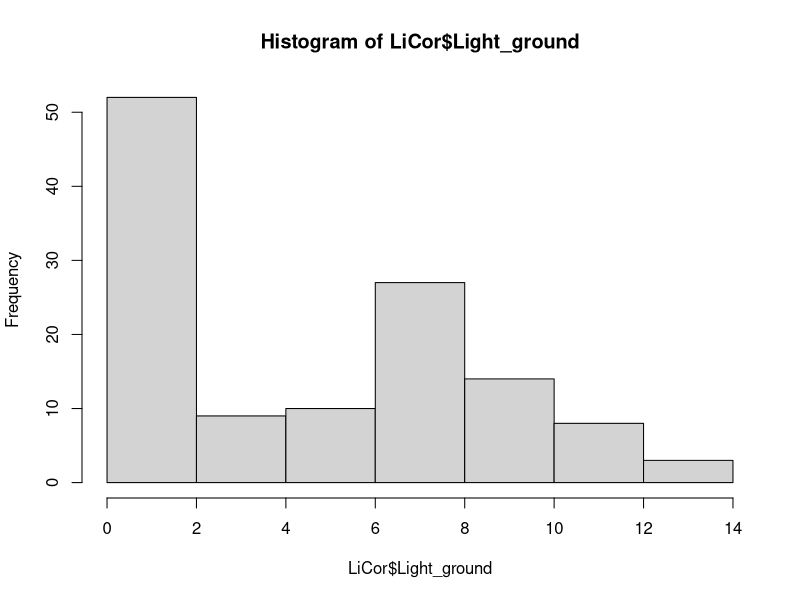
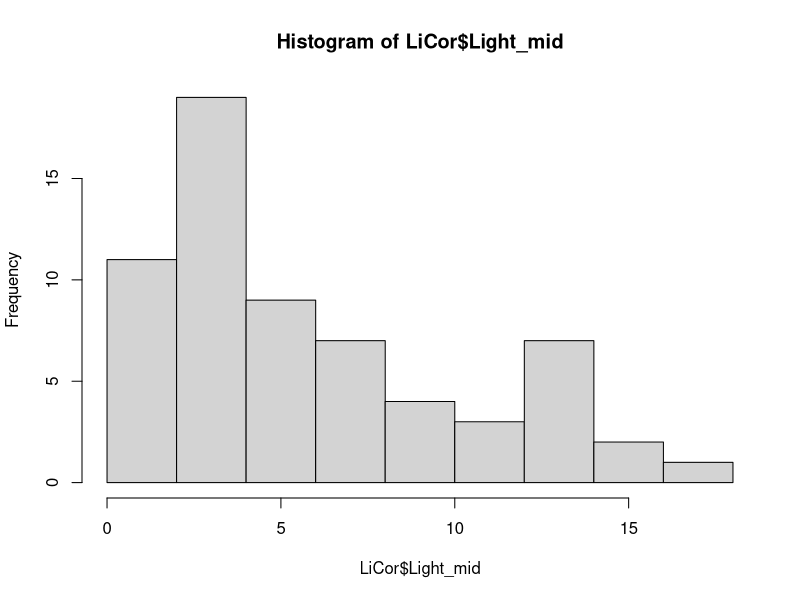
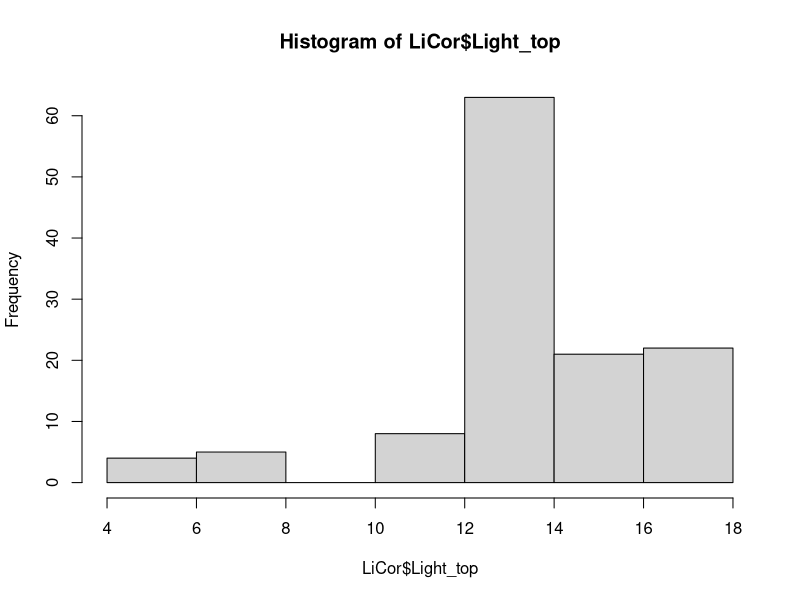
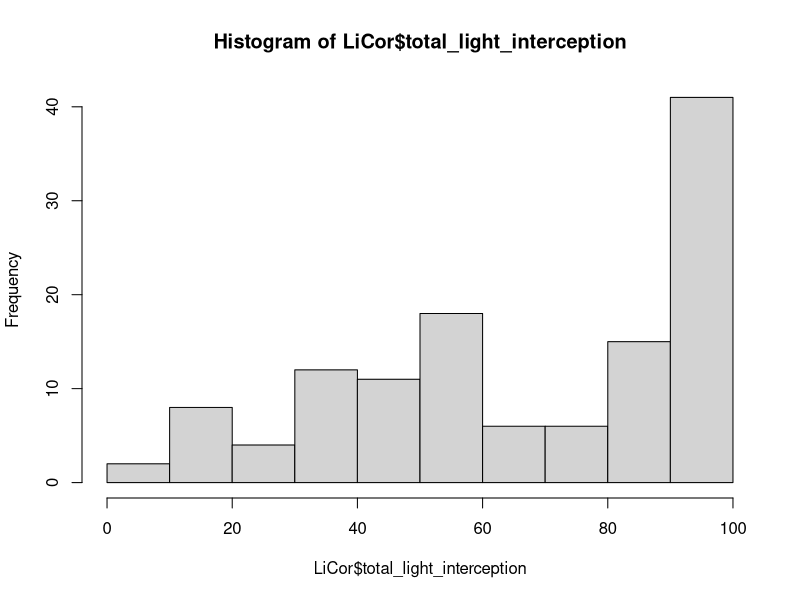
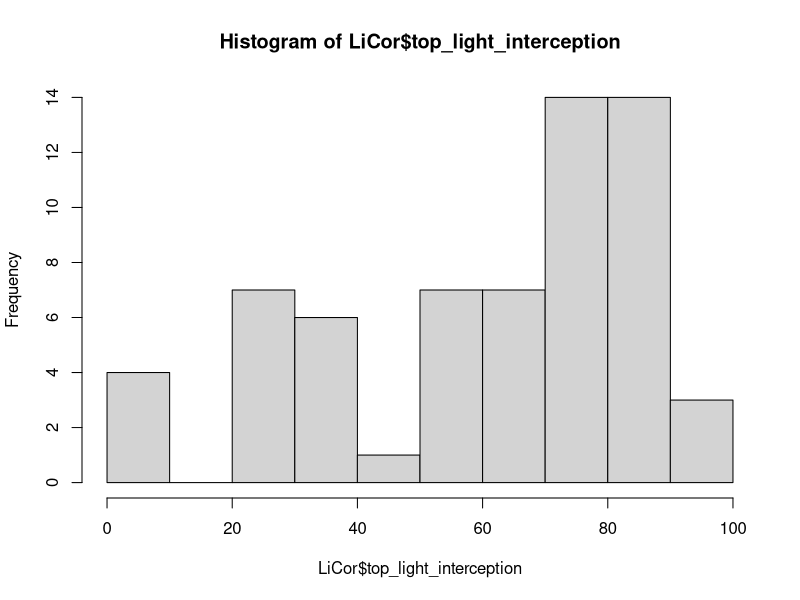
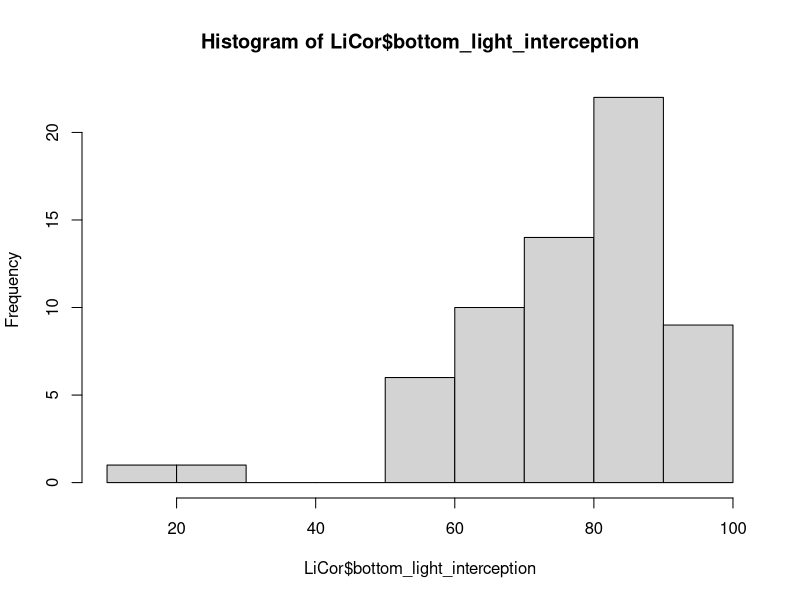

Recreate these plots in R, in order. (Note: this script raises an error after producing the figures.)
# Data from 2025 NY oat-pea intercrop trials
# Field : Helfner
# 20 plots; these were the first 10 'border' plots on each side of the 400 plot B4I experiment
# 5 oat accessions
# 5 pea accessions
# intercrops and monocrops of oat and pea
# each accession exists has a monoculture and as one intercrop with an accession of the other species
# each plot divided into 3 subplots; subplot 1 always north side and subplot 3 always the south side
# seeding rate for the monocultures was 54g oat mono, 8 seed per square ft pea mono
# intercrops were planted at a percentage of those seeding rates: 40% oat and 60% pea

# PAR measurements taken using a LiCor LI-188B
# Integration = 10
# Range = 100x
# Quantum Sensor Unit: µmol PAR m-2 s-1
# sensor slowly moved horizontally through canopy within each subplot
# Timepoint 1 : June 2-3 2025
# Timepoint 2 : June 24-25 2025
# Timepoint 3 : July 14-15 2025
# measurements taken by Leah and recorded by hand (T1), and in Fieldbook (T2,T3) by Mirza
# PAR measurement taken with sensor on the ground and above canopy
# in T2 and T3 another PAR measurement was taken _ cm from the ground

# Raw data : https://cornell.app.box.com/folder/342321167330
# data exists elsewhere for plant height, biomass, stand count (https://oat.triticeaetoolbox.org/breeders/trial/6830; "data/B4I_2025_PM3D_NY_phenotypes.csv")
## Above ground dry biomass - g|timepoint X|COMP:0000110
## Pea Aboveground Dry Biomass - g|timepoint X|COMP:0000118
## Weed above ground dry biomass - g|timepoint X|COMP:0000126
## Plant establishment - plants/ft2|CO_350:0005124
## Pea Plant Establishment - plants/ft2|CO_xxx:0003011
## Plant height - cm|timepoint X|COMP:0000114
## Pea Plant Height - cm|timepoint X|COMP:0000122
# Since seeding rates are different between interfrop and monoculture, we will want to have the standcounts (emergence) data

################################################################################

# Photosynthetically Active Radiation (PAR) data from a Li-Cor Quantum Sensor
# Above canopy PAR represents the total light available above the crop canopy (i.e., incident light).
# Below canopy PAR indicates the amount of light that passes through the canopy and is available for the plants below it.

# Light Interception (LI): percentage of light that is absorbed by the canopy compared to the incident light
# LI = ((PAR_above - PAR_below) / PAR_above) * 100

# Light Interception Efficiency (LIE): measure of how efficiently the crops intercept light compared to a baseline, such as monocrop systems or theoretical maximum light interception.
# LIE = mean_intercrop_LI / mean_monocrop_LI

################################################################################

library(readxl)
library(ggplot2)
library(dplyr)
library(tidyr)

LiCor <- read_excel("data/T1_T2_T3_light_interception.xlsx", sheet = 'Long')

LiCor$plot_number <- as.factor(LiCor$plot_number)
LiCor$subplot_number <- as.factor(LiCor$subplot_number)
LiCor$Timepoint <- as.factor(LiCor$Timepoint)

# Light Interception (LI)
LiCor$total_light_interception <- ((LiCor$Light_top - LiCor$Light_ground) / LiCor$Light_top) * 100
LiCor$top_light_interception <- ((LiCor$Light_top - LiCor$Light_mid) / LiCor$Light_top) * 100
LiCor$bottom_light_interception <- ((LiCor$Light_mid - LiCor$Light_ground) / LiCor$Light_mid) * 100

intercrop_data <- LiCor[LiCor$System == "intercrop", ]
monocrop_data <- LiCor[LiCor$System == "monoculture", ]
mono_pea <- LiCor[LiCor$Crop == "pea", ]
mono_oat <- LiCor[LiCor$Crop == "oat", ]

# Light Interception Efficiency (LIE)
mean_intercrop_LI <- mean(intercrop_data$total_light_interception, na.rm = TRUE)
mean_monocrop_LI <- mean(monocrop_data$total_light_interception, na.rm = TRUE)
mean_mono_pea_LI <- mean(mono_pea$total_light_interception, na.rm = TRUE)
mean_mono_oat_LI <- mean(mono_oat$total_light_interception, na.rm = TRUE)
LIE <- mean_intercrop_LI / mean_monocrop_LI
LIE_p <- mean_intercrop_LI / mean_mono_pea_LI
LIE_o <- mean_intercrop_LI / mean_mono_oat_LI
# intercrops intercept more light on average than monocultures
## intercrops intercept more light than pea monocultures, but less light than oat monocultures

# This does not account for differences in seeding rate between monocultures and intercrops, so below will adjust based on stand counts
## In excel, I sorted oats by oat name>system(inter/mono)>plot so that I had a list with oat accessions grouped together with the two intercrop plots followed by its monoculture version
## I then made a new column (Oat_prcnt) and set the value for the monoculture to 1. This represents that the monoculture was planted at 100% seeding rate. Whatever establishment exists for a 100% seeding rate is concidered 100% stand count
## For each accession's subplots I took the subplot's stand count and divided it by the same subplot in the monoculture version of the accession. This gives observed seeding rate or stand count as a percentage of monoculture
## The same process was done for peas
## Prct from each subplot is X% stand count
## average the two intercrop X% stand counts
## change monoculture LIE value to X% of full mono value

# ChatGPT code to finish adjusting light values based on stand count
# Oat monoculture adjustment
# Step 1: Get inter means for oat_prcnt by accession × subplot
oat_inter_means <- LiCor %>%
  filter(System == "intercrop", Timepoint == 1) %>%
  group_by(oat_accession_name, subplot_number) %>%
  summarise(mean_oat_prcnt = mean(Oat_Prcnt, na.rm = TRUE), .groups = "drop")
# Step 2: Adjust monoculture interception
oat_mono_adj <- LiCor %>%
  filter(System == "monoculture") %>%
  left_join(oat_inter_means, by = c("oat_accession_name", "subplot_number")) %>%
  mutate(
    adj_light_interception = total_light_interception * mean_oat_prcnt,
    adj_top_light_interception = top_light_interception * mean_oat_prcnt,
    adj_bottom_light_interception = bottom_light_interception * mean_oat_prcnt
  )
# Pea monoculture Adjustment
# Step 1: Get inter means for pea_prcnt by accession × subplot
pea_inter_means <- LiCor %>%
  filter(System == "intercrop", Timepoint == 1) %>%
  group_by(pea_accession_name, subplot_number) %>%
  summarise(mean_pea_prcnt = mean(Pea_Prcnt, na.rm = TRUE), .groups = "drop")
# Step 2: Adjust monoculture interception
pea_mono_adj <- LiCor %>%
  filter(System == "monoculture") %>%
  left_join(pea_inter_means, by = c("pea_accession_name", "subplot_number")) %>%
  mutate(
    adj_light_interception = total_light_interception * mean_pea_prcnt,
    adj_top_light_interception = top_light_interception * mean_pea_prcnt,
    adj_bottom_light_interception = bottom_light_interception * mean_pea_prcnt
  )


# Add Adj oat mono values to data table
LiCor <- LiCor %>%
  left_join(
    oat_mono_adj %>%
      select(oat_accession_name, plot_number, subplot_number, Timepoint, adj_light_interception),
    by = c("oat_accession_name", "plot_number", "subplot_number", "Timepoint")
  )
# Add Adj pea mono values to data table
LiCor <- LiCor %>%
  left_join(
    pea_mono_adj %>%
      select(pea_accession_name, plot_number, subplot_number, Timepoint, adj_light_interception),
    by = c("pea_accession_name", "plot_number", "subplot_number", "Timepoint")
  )
#combine adjustment columns into one column
LiCor$adj_light_interception <- apply(LiCor[, c("adj_light_interception.x", "adj_light_interception.y")], 1, function(x)
  paste(na.omit(x), collapse = " ")
)


hist(LiCor$Light_ground)
hist(LiCor$Light_mid)
hist(LiCor$Light_top)
hist(LiCor$total_light_interception)
hist(LiCor$top_light_interception)
hist(LiCor$bottom_light_interception)


################################## Old Stuff ##################################


model <- lm(`Below Canopy Value` ~ Plot + Subplot + `Above Canopy Value`, data=LiCor)
anova(model)
summary(model)




model <- lm(`Below Canopy Value` ~ Plot * Subplot + `Above Canopy Value`, data=LiCor)
anova(model)
summary(model)

model <- lm(`Below Canopy Value` ~ Plot/Subplot + `Above Canopy Value`, data = LiCor)


# Pairwise comparisons for Plot
emmeans(model, pairwise ~ Plot)
# Pairwise comparisons for Subplot
emmeans(model, pairwise ~ Subplot)


library(multcomp)
tukey <- glht(model_aov, linfct = mcp(Subplot = "Tukey"))
summary(tukey)
plot(tukey)



model_fixed <- lm(`Below Canopy Value` ~ Plot * Subplot + `Above Canopy Value`, data = LiCor)
anova(model_fixed)
